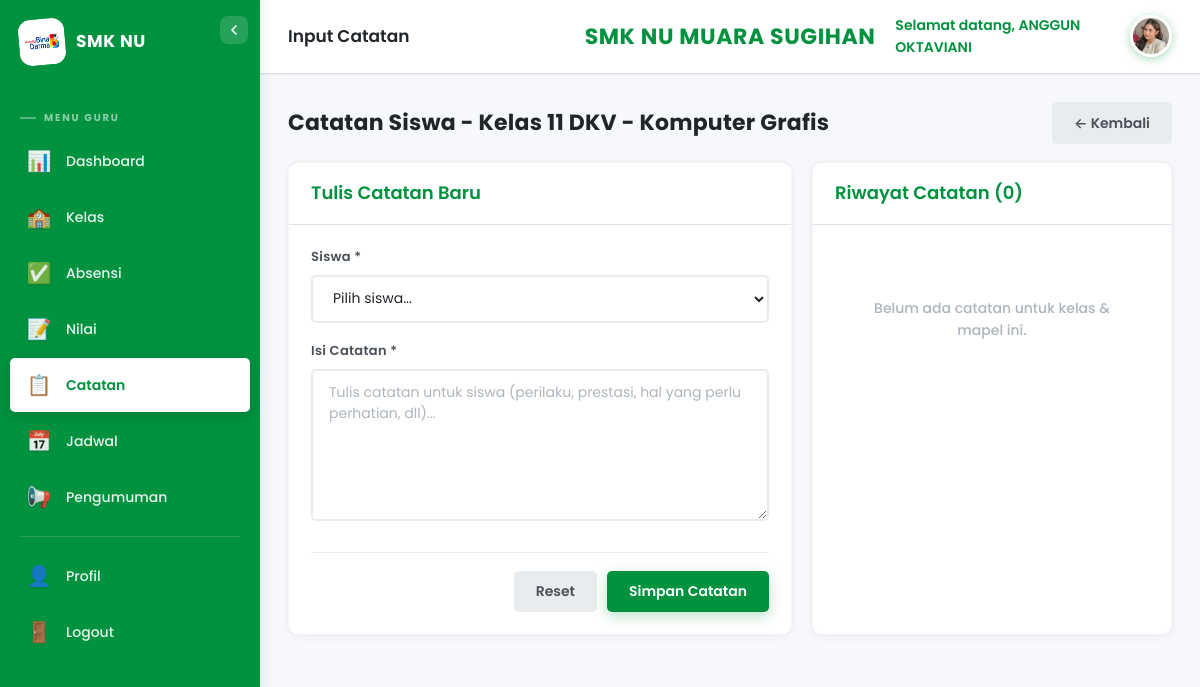
Page /public/index.php?page=catatan&action=input&kelas_id=5&mapel_id=19 (signed in) on the committed database.
### tables this page shows
CREATE TABLE `guru` (
  `id` int NOT NULL,
  `kode_guru` varchar(20) NOT NULL,
  `user_id` int DEFAULT NULL,
  `nama` varchar(100) NOT NULL,
  `jenis_kelamin` enum('Laki-Laki','Perempuan') NOT NULL,
  `tempat_lahir` varchar(100) DEFAULT NULL,
  `tanggal_lahir` date DEFAULT NULL,
  `alamat` text,
  `no_hp` varchar(20) DEFAULT NULL,
  `email` varchar(100) DEFAULT NULL,
  `agama` varchar(20) DEFAULT NULL,
  `tahun_masuk` year NOT NULL,
  `foto` varchar(255) DEFAULT NULL,
  `nuptk` varchar(20) DEFAULT NULL,
  `nik` varchar(20) DEFAULT NULL,
  `nip` varchar(30) DEFAULT NULL,
  `status_kepegawaian` varchar(50) DEFAULT NULL,
  `jenis_ptk` varchar(50) DEFAULT NULL,
  `gelar` varchar(50) DEFAULT NULL,
  `jenjang_pendidikan` varchar(20) DEFAULT NULL,
  `jurusan_prodi` varchar(100) DEFAULT NULL,
  `tmt_kerja` date DEFAULT NULL,
  `tugas_tambahan` varchar(100) DEFAULT NULL,
  `created_at` timestamp NOT NULL DEFAULT CURRENT_TIMESTAMP,
  `updated_at` timestamp NOT NULL DEFAULT CURRENT_TIMESTAMP ON UPDATE CURRENT_TIMESTAMP
);

CREATE TABLE `kelas` (
  `id` int NOT NULL,
  `kode_kelas` varchar(20) NOT NULL,
  `nama_kelas` varchar(50) NOT NULL,
  `wali_kelas_id` int DEFAULT NULL,
  `tahun_ajaran_id` int NOT NULL,
  `created_at` timestamp NOT NULL DEFAULT CURRENT_TIMESTAMP,
  `updated_at` timestamp NOT NULL DEFAULT CURRENT_TIMESTAMP ON UPDATE CURRENT_TIMESTAMP
);

CREATE TABLE `mapel` (
  `id` int NOT NULL,
  `kode_mapel` varchar(20) NOT NULL,
  `nama_mapel` varchar(100) NOT NULL,
  `semester` enum('ganjil','genap') NOT NULL,
  `tingkat` enum('X','XI','XII') NOT NULL,
  `tahun_ajaran_id` int NOT NULL,
  `created_at` timestamp NOT NULL DEFAULT CURRENT_TIMESTAMP,
  `updated_at` timestamp NOT NULL DEFAULT CURRENT_TIMESTAMP ON UPDATE CURRENT_TIMESTAMP
);

### controllers/CatatanController.php (called while the page is built, shortened)
<?php
class CatatanController {
    public function input() {
        $db=getDB();
        $guru=(new GuruModel())->whereOne('user_id',Auth::id());
        $kelasId=$_GET['kelas_id']; $mapelId=$_GET['mapel_id'];
        $siswaList=$db->prepare("SELECT s.* FROM siswa s JOIN kelas_siswa ks ON s.id=ks.siswa_id WHERE ks.kelas_id=? ORDER BY s.nama");
        $siswaList->execute([$kelasId]); $siswaList=$siswaList->fetchAll();
        $catatanList=$db->prepare("SELECT c.*,s.nama as siswa_nama FROM catatan c JOIN siswa s ON c.siswa_id=s.id WHERE c.guru_id=? AND c.kelas_id=? AND c.mapel_id=? ORDER BY c.created_at DESC");
        $catatanList->execute([$guru['id'],$kelasId,$mapelId]); $catatanList=$catatanList->fetchAll();
        require VIEW_PATH.'/guru/catatan/input.php';
    }
}

### config/app.php (called while the page is built, shortened)
<?php
function base_url($path='') {
    $script = $_SERVER['SCRIPT_NAME'];
    $base = rtrim(dirname($script), '/');
    return $base.'/'.$path;
}
function format_kelas($nama) {
    $nama = trim((string)$nama);
    if (preg_match('/^kelas\s+/i', $nama)) {
        return $nama;
    }
    return 'Kelas ' . $nama;
}

### core/Auth.php (called while the page is built, shortened)
<?php
class Auth {
    public static function user($k=null) { self::start(); return $k ? ($_SESSION[$k]??null) : ($_SESSION??null); }
}

### config/database.php (called while the page is built, shortened)
<?php
function getDB() {
    static $pdo = null;
    if ($pdo === null) {
        try {
            $pdo = new PDO("mysql:host=".DB_HOST.";dbname=".DB_NAME.";charset=utf8mb4", DB_USER, DB_PASS);
            $pdo->setAttribute(PDO::ATTR_ERRMODE, PDO::ERRMODE_EXCEPTION);
            $pdo->setAttribute(PDO::ATTR_DEFAULT_FETCH_MODE, PDO::FETCH_ASSOC);
        } catch (PDOException $e) { die("DB Error: ".$e->getMessage()); }
    }
    return $pdo;
}

### views/guru/catatan/input.php (the view, shortened to what this page needs)
<?php $pageTitle='Input Catatan'; ob_start();
$db = getDB();
$kelas = $db->prepare("SELECT nama_kelas FROM kelas WHERE id=?"); $kelas->execute([$kelasId]); $kelasNama = $kelas->fetchColumn();
$mapel = $db->prepare("SELECT nama_mapel FROM mapel WHERE id=?"); $mapel->execute([$mapelId]); $mapelNama = $mapel->fetchColumn();
?>
<div class="dash-header-row">
    <h2 class="page-title">Catatan Siswa - <?= htmlspecialchars(format_kelas($kelasNama)) ?> - <?= htmlspecialchars($mapelNama) ?></h2>
    <a href="<?= base_url('index.php?page=catatan') ?>" class="btn btn-secondary">← Kembali</a>
</div>
<div class="dashboard-grid">
    <div class="card">
        <div class="card-header"><h3>Tulis Catatan Baru</h3></div>
        <div class="card-body">
            <?php if(empty($siswaList)): ?>
                <p class="empty-state">Belum ada siswa di kelas ini.</p>
            <?php else: ?>
            <form method="POST" action="<?= base_url('index.php?page=catatan&action=store') ?>">
                <div class="form-group">
                    <label>Siswa *</label>
                    <select name="siswa_id" class="form-control" required>
                        <option value="">Pilih siswa...</option>
                    </select>
                </div>
                <div class="form-group">
                    <label>Isi Catatan *</label>
                    <textarea name="isi_catatan" class="form-control" rows="6" placeholder="Tulis catatan untuk siswa (perilaku, prestasi, hal yang perlu perhatian, dll)..." required></textarea>
                </div>
                <div class="form-actions">
                    <button type="reset" class="btn btn-secondary">Reset</button>
                    <button type="submit" class="btn btn-primary">Simpan Catatan</button>
                </div>
            </form>
            <?php endif; ?>
        </div>
    </div>
    <div class="card">
        <div class="card-header">
            <h3>Riwayat Catatan (<?= count($catatanList) ?>)</h3>
        </div>
        <div class="card-body">
            <?php if(empty($catatanList)): ?>
                <p class="empty-state">Belum ada catatan untuk kelas & mapel ini.</p>
            <?php endif; ?>
        </div>
    </div>
</div>
<?php $content=ob_get_clean(); require VIEW_PATH.'/layouts/admin.php'; ?>

### views/components/header.php (shortened to what this page needs)
<div class="top-header">
    <div class="header-left">
        <h2><?= $pageTitle ?? 'Dashboard' ?></h2>
    </div>
    <div class="header-center">
        <h1>SMK NU MUARA SUGIHAN</h1>
    </div>
    <div class="header-right">
        <span>Selamat datang, <?= htmlspecialchars(Auth::user('nama')) ?></span>
        <div class="profile-dropdown">
            <?php
            $headerFotoUrl = null;
            if (Auth::role() === 'guru') {
                $hGuru = getDB()->prepare("SELECT foto FROM guru WHERE user_id=? LIMIT 1");
                $hGuru->execute([Auth::id()]);
                $hGuruRow = $hGuru->fetch();
                if (!empty($hGuruRow['foto']) && file_exists(BASE_PATH . '/public/uploads/guru/' . $hGuruRow['foto'])) {
                    $headerFotoUrl = base_url('uploads/guru/' . $hGuruRow['foto']);
                }
            }
            ?>
            <div class="profile-avatar" onclick="toggleDropdown()" title="Menu profil" style="<?= $headerFotoUrl ? 'background:none;padding:0;' : '' ?>">
                <?php if ($headerFotoUrl): ?>
                    <img src="<?= $headerFotoUrl ?>" alt="Avatar" style="width:36px;height:36px;border-radius:50%;object-fit:cover;">
                <?php else: ?>
                    <?= strtoupper(substr(Auth::user('nama'),0,1)) ?>
                <?php endif; ?>
            </div>
        </div>
    </div>
</div>

### rows in the picture
guru: foto (picture)
kelas: nama_kelas "Kelas 11 DKV"
mapel: nama_mapel "Komputer Grafis"

### other values in the picture
$pageTitle "Input Catatan"
Auth::user('nama') "ANGGUN OKTAVIANI"
count($catatanList) "0"
